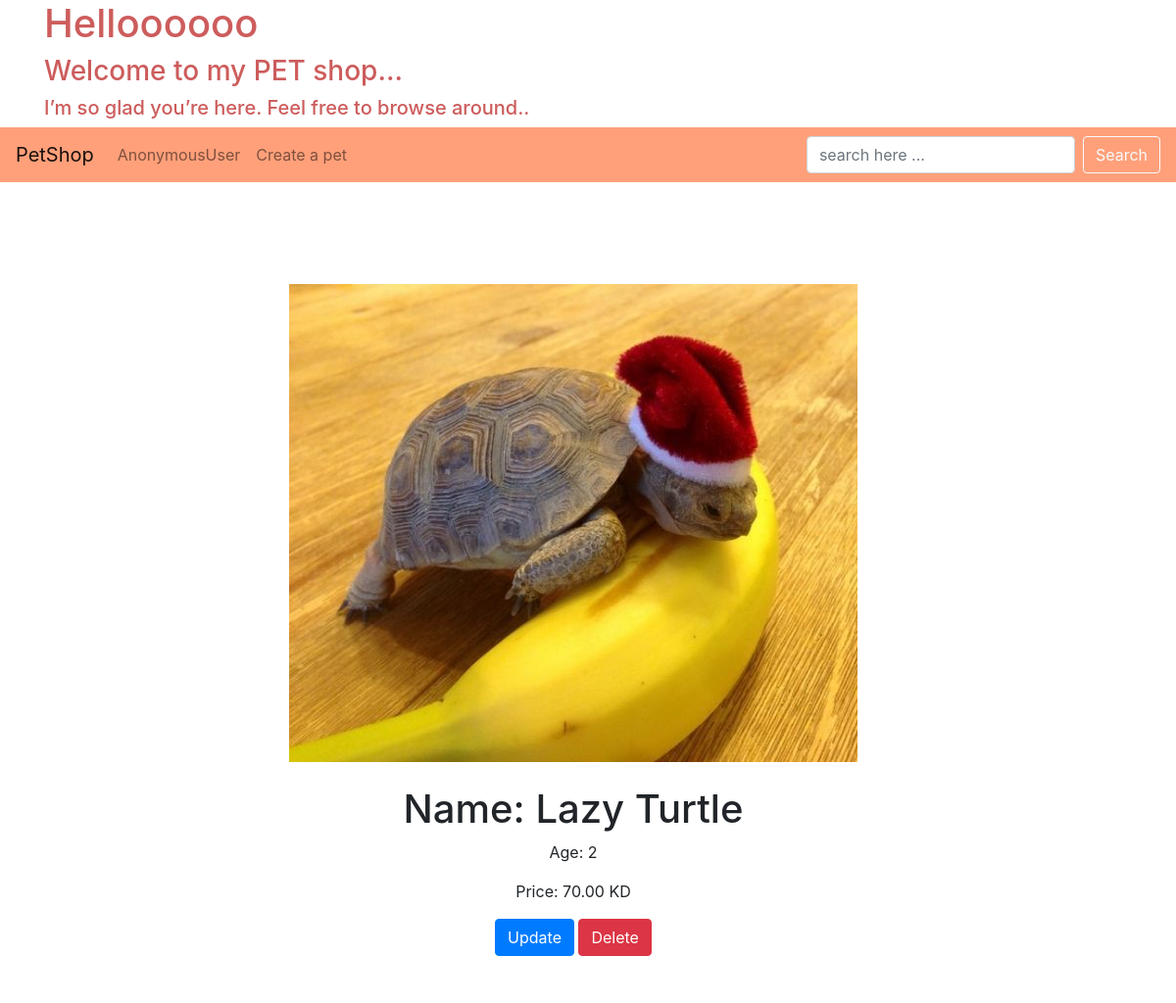
/detail/8/, run on the app's committed database.
### app/models.py (models this page shows, shortened)
class Pet (models.Model) :
    name = models.CharField(max_length=50)
    age = models.IntegerField()
    available = models.BooleanField(default=True)
    image = models.ImageField()
    price = models.DecimalField(max_digits=5, decimal_places=2)

### app/views.py (the view)
# urls.py: path('detail/<int:pet_id>/', views.detail, name='pet-detail'),
def detail (request, pet_id):
    context = {
        "pet" : Pet.objects.get(id=pet_id)
    }
    return render(request, 'detail.html', context)

### app/templates/detail.html (shortened to what this page needs)
{% extends "base.html" %}
{% block content %}
<br>
<div class="row container-fluid" style="margin-top:80px">
    <div class="col-12 card border-0 text-center">
    {% if pet.image %}
        <div class="img-card">
        <img src="{{pet.image.url}}" alt=" " class="img-fluid">
        </div>
    {% endif %}
    <br>
    <h1>Name: {{pet.name}}</h1>
    <p>Age: {{pet.age}}</p>
    <p>Price: {{pet.price}} KD</p>
    <div class="pb-5">
    <a class="btn btn-outline-primary active" role="button" aria-pressed="true" href="{% url 'update-pet' pet.id %}">Update</a>
    <a class="btn btn-outline-danger active" role="button" aria-pressed="true" href="{% url 'delete-pet' pet.id %}">Delete</a>
    </div>
    </div>
</div>
{% endblock content %}

### data on the page
Pet: image (picture), name "Lazy Turtle", age "2", price "70.00"

### other printed values
{{ request.user }} "AnonymousUser"
